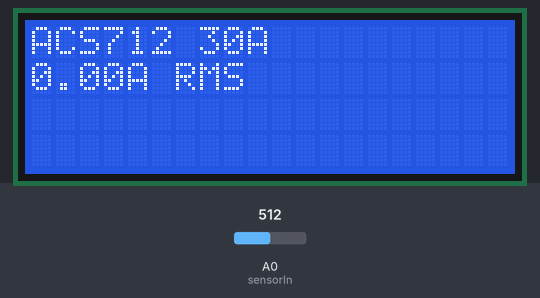
Recording of a sketch running on a simulated Arduino Uno, built with avr-gcc and run on an emulated ATmega328P. Shown: 20×4 character LCD. The inputs (shaded band) are chosen by the test bench; at power-on: A0 (sensorIn) = 512.

Above: at 1.2 s.
At 2.2 s:
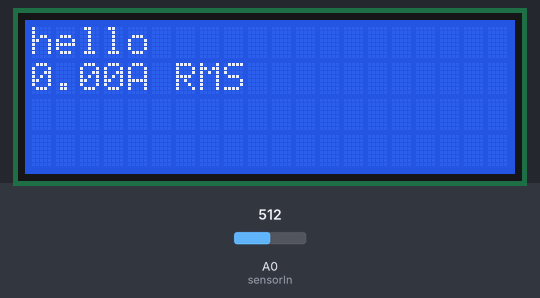
2.3 s: A0 (sensorIn) set to 490
At 4.0 s:
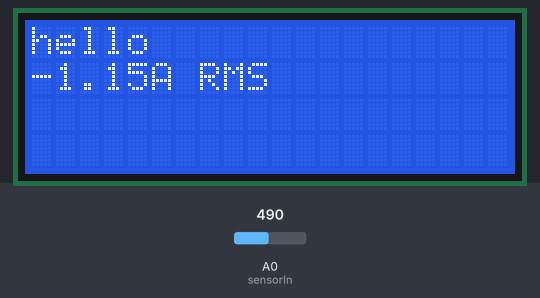
5.3 s: A0 (sensorIn) set to 510
At 6.1 s:
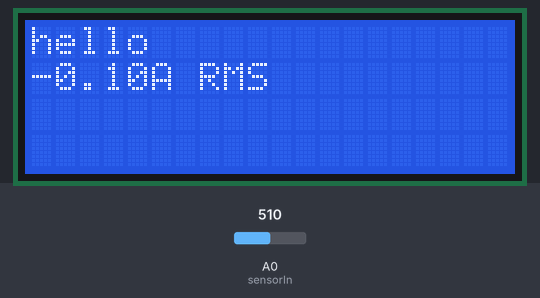
7.8 s: A0 (sensorIn) set to 306
At 9.0 s:
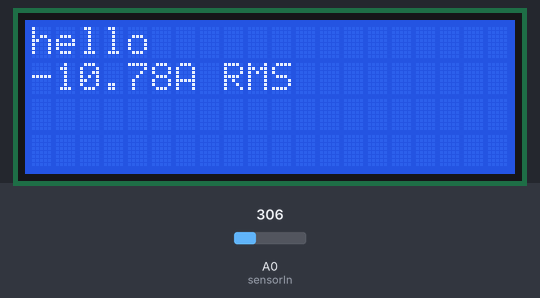
Timing chart, 0 to 10.8 s (numbered marks = the images above; inputs shaded):
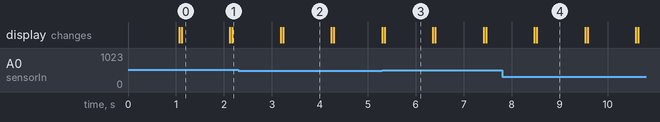

Measured:
- what the display in image 0 shows lasts 1.0 s, from 1.1 s to 2.1 s

The sketch:

ACS712_CURRENT_MEASUREMENT.ino
```cpp
#include <LiquidCrystal.h>
#define RS 13
#define EN 12
#define d4 11
#define d5 10
#define d6 9
#define d7 8
LiquidCrystal lcd(RS, EN, d4, d5, d6, d7);
const int sensorIn = A0;
const int currSensor_pot = A2;
int mVperAmp = 66;
double Voltage = 0;
double VRMS = 0;
double AmpsRMS = 0;
int offsetVoltage = 2500;
float getVPP();
void setup() {
  pinMode(sensorIn, INPUT);
  pinMode(currSensor_pot, INPUT);
  // put your setup code here, to run once:
  lcd.begin(20,4);
  lcd.print("ACS712 30A");
  delay(1000);
  lcd.setCursor(0,1);
}

void loop() {
  // put your main code here, to run repeatedly:
  lcd.print("hello");
  Voltage = getVPP();
  //VRMS = (Voltage/2.0) * 0.707; // root 2 is 0.707
  VRMS = ((Voltage - offsetVoltage)/mVperAmp);
  AmpsRMS = (VRMS)/(sqrt(2));
  lcd.setCursor(0,1);
  lcd.print(AmpsRMS);
  lcd.print("A RMS");
  delay(1000);
  lcd.clear();
//   Voltage = analogRead(sensorIn);
//   lcd.setCursor(0,1);
//   lcd.print(Voltage);
//   delay(500);
//   lcd.clear();
}
float getVPP(){
  float result;
  int readValue;
  int maxValue = 0;
  int minValue = 1024;

  for(int i =0; i<500;i ++){
     readValue = analogRead(sensorIn);
     if (readValue > maxValue){
         maxValue = readValue;
     }
  }

  result = (maxValue / 1024.0) * 5000;
  return result;
}
```
